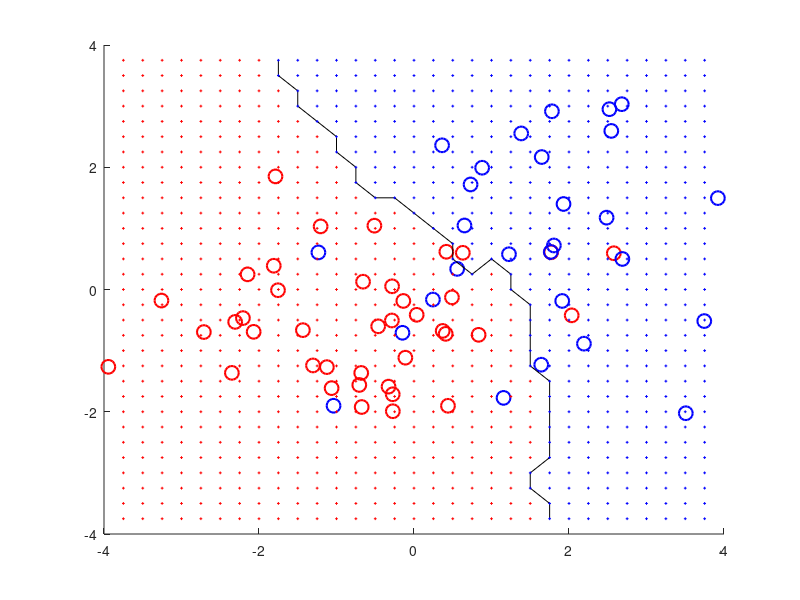

Here is the MATLAB script that generated this plot:
clear all;
load('knn_data.mat');

% set model parameters
k = 7;

% create test data
[teX1, teX2] = meshgrid(-3.75:0.25:3.75, -3.75:0.25:3.75);
teY = zeros(size(teX1));

for i = 1 : size(teX1)
    for j = 1 : size(teX2)
        % calculate distances
        dists = pdist2(X, [teX1(i, j), teX2(i, j)]);
        [~, idx] = sort(dists);
        classes = y(idx);
        % assign class on majority vote
        teY(i, j) = round(1/k * sum(classes(1:k)));
    end
end

%% Plot data
hold on; xlim([-4, 4]); ylim([-4, 4]);

% Plot training data
plot(X(y==0, 1), X(y==0, 2), 'o', 'MarkerSize', 10, 'LineWidth', 1.5, ...
    'Color', 'red');
plot(X(y==1, 1), X(y==1, 2), 'o', 'MarkerSize', 10, 'LineWidth', 1.5, ...
    'Color', 'blue');

% Plot decision boundaries
contour(teX1, teX2, teY, [1,1], 'black');

% Plot predictions
plot(teX1(teY==0), teX2(teY==0), '+', 'MarkerSize', 2, 'LineWidth', 0.1, ...
    'Color', 'red');
plot(teX1(teY==1), teX2(teY==1), '+', 'MarkerSize', 2, 'LineWidth', 0.1, ...
    'Color', 'blue');
